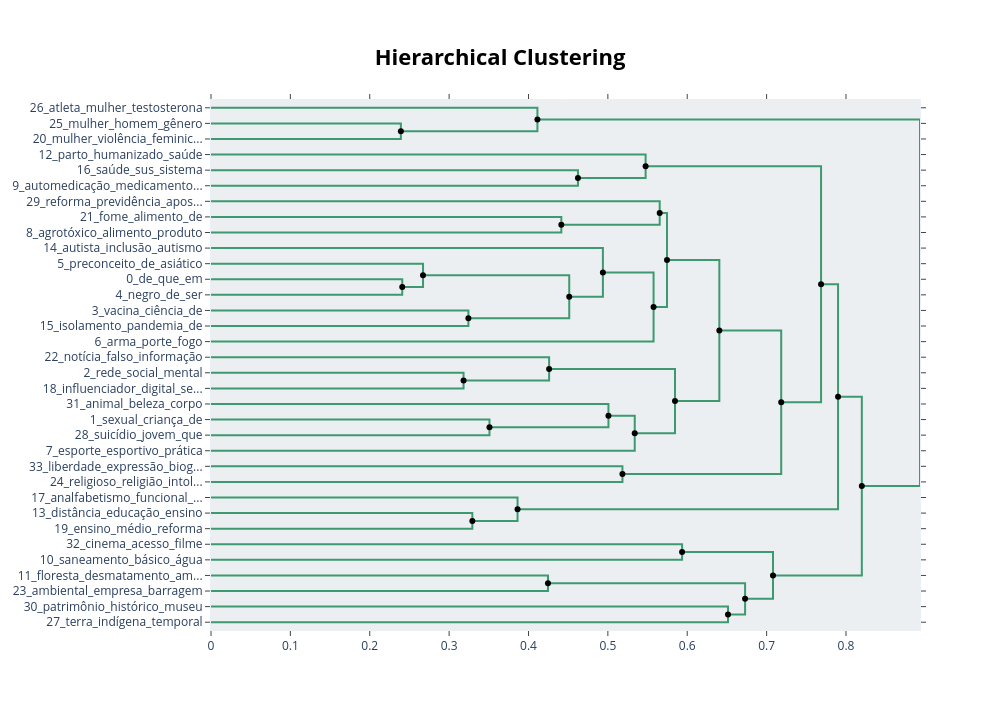

The notebook cell saved with this chart:
### Code cell
topic_model.visualize_hierarchy(hierarchical_topics=hierarchical_topics)

### Figure 1 — Plotly figure (JSON) as saved in the notebook; plotly's stock layout.template omitted (floating-point values rounded to 4 significant figures)
{"data": [{"hoverinfo": "text", "marker": {"color": "rgb(61,153,112)"}, "mode": "lines", "text": ["mulher_homem_gênero_em_ser", "", "", "mulher_violência_feminicídio_ser_estupro"], "type": "scatter", "x": [0.0, 0.2392, 0.2392, 0.0], "xaxis": "x", "y": [-15.0, -15.0, -25.0, -25.0], "yaxis": "y"}, {"hoverinfo": "text", "marker": {"color": "rgb(61,153,112)"}, "mode": "lines", "text": ["atleta_mulher_testosterona_feminino_ser", "", "", "mulher_homem_ser_de_em"], "type": "scatter", "x": [0.0, 0.4112, 0.4112, 0.2392], "xaxis": "x", "y": [-5.0, -5.0, -20.0, -20.0], "yaxis": "y"}, {"hoverinfo": "text", "marker": {"color": "rgb(61,153,112)"}, "mode": "lines", "text": ["saúde_sus_sistema_de_atendimento", "", "", "automedicação_medicamento_médico_remédio_saúde"], "type": "scatter", "x": [0.0, 0.4623, 0.4623, 0.0], "xaxis": "x", "y": [-45.0, -45.0, -55.0, -55.0], "yaxis": "y"}, {"hoverinfo": "text", "marker": {"color": "rgb(61,153,112)"}, "mode": "lines", "text": ["parto_humanizado_saúde_mulher_de", "", "", "saúde_sus_medicamento_automedicação_de"], "type": "scatter", "x": [0.0, 0.5476, 0.5476, 0.4623], "xaxis": "x", "y": [-35.0, -35.0, -50.0, -50.0], "yaxis": "y"}, {"hoverinfo": "text", "marker": {"color": "rgb(61,153,112)"}, "mode": "lines", "text": ["fome_alimento_de_em_desigualdade", "", "", "agrotóxico_alimento_produto_uso_de"], "type": "scatter", "x": [0.0, 0.4414, 0.4414, 0.0], "xaxis": "x", "y": [-75.0, -75.0, -85.0, -85.0], "yaxis": "y"}, {"hoverinfo": "text", "marker": {"color": "rgb(61,153,112)"}, "mode": "lines", "text": ["reforma_previdência_aposentadoria_de_contribuição", "", "", "alimento_fome_de_agrotóxico_em"], "type": "scatter", "x": [0.0, 0.5653, 0.5653, 0.4414], "xaxis": "x", "y": [-65.0, -65.0, -80.0, -80.0], "yaxis": "y"}, {"hoverinfo": "text", "marker": {"color": "rgb(61,153,112)"}, "mode": "lines", "text": ["de_que_em_ser_um", "", "", "negro_de_ser_indígena_em"], "type": "scatter", "x": [0.0, 0.2409, 0.2409, 0.0], "xaxis": "x", "y": [-115.0, -115.0, -125.0, -125.0], "yaxis": "y"}, {"hoverinfo": "text", "marker": {"color": "rgb(61,153,112)"}, "mode": "lines", "text": ["preconceito_de_asiático_ser_em", "", "", "de_ser_que_em_um"], "type": "scatter", "x": [0.0, 0.2671, 0.2671, 0.2409], "xaxis": "x", "y": [-105.0, -105.0, -120.0, -120.0], "yaxis": "y"}, {"hoverinfo": "text", "marker": {"color": "rgb(61,153,112)"}, "mode": "lines", "text": ["vacina_ciência_de_científico_em", "", "", "isolamento_pandemia_de_social_crise"], "type": "scatter", "x": [0.0, 0.3243, 0.3243, 0.0], "xaxis": "x", "y": [-135.0, -135.0, -145.0, -145.0], "yaxis": "y"}, {"hoverinfo": "text", "marker": {"color": "rgb(61,153,112)"}, "mode": "lines", "text": ["de_ser_em_que_um", "", "", "de_vacina_em_ciência_que"], "type": "scatter", "x": [0.2671, 0.4513, 0.4513, 0.3243], "xaxis": "x", "y": [-112.5, -112.5, -140.0, -140.0], "yaxis": "y"}, {"hoverinfo": "text", "marker": {"color": "rgb(61,153,112)"}, "mode": "lines", "text": ["autista_inclusão_autismo_de_transtorno", "", "", "de_em_ser_que_um"], "type": "scatter", "x": [0.0, 0.4938, 0.4938, 0.4513], "xaxis": "x", "y": [-95.0, -95.0, -126.2, -126.2], "yaxis": "y"}, {"hoverinfo": "text", "marker": {"color": "rgb(61,153,112)"}, "mode": "lines", "text": ["de_em_ser_que_um", "", "", "arma_porte_fogo_de_em"], "type": "scatter", "x": [0.4938, 0.5576, 0.5576, 0.0], "xaxis": "x", "y": [-110.6, -110.6, -155.0, -155.0], "yaxis": "y"}, {"hoverinfo": "text", "marker": {"color": "rgb(61,153,112)"}, "mode": "lines", "text": ["de_alimento_fome_em_que", "", "", "de_em_ser_que_um"], "type": "scatter", "x": [0.5653, 0.5745, 0.5745, 0.5576], "xaxis": "x", "y": [-72.5, -72.5, -132.8, -132.8], "yaxis": "y"}, {"hoverinfo": "text", "marker": {"color": "rgb(61,153,112)"}, "mode": "lines", "text": ["rede_social_mental_de_em", "", "", "influenciador_digital_seguidor_de_seu"], "type": "scatter", "x": [0.0, 0.3182, 0.3182, 0.0], "xaxis": "x", "y": [-175.0, -175.0, -185.0, -185.0], "yaxis": "y"}, {"hoverinfo": "text", "marker": {"color": "rgb(61,153,112)"}, "mode": "lines", "text": ["notícia_falso_informação_news_fake", "", "", "rede_de_social_em_que"], "type": "scatter", "x": [0.0, 0.426, 0.426, 0.3182], "xaxis": "x", "y": [-165.0, -165.0, -180.0, -180.0], "yaxis": "y"}, {"hoverinfo": "text", "marker": {"color": "rgb(61,153,112)"}, "mode": "lines", "text": ["sexual_criança_de_gravidez_em", "", "", "suicídio_jovem_que_de_ser"], "type": "scatter", "x": [0.0, 0.3509, 0.3509, 0.0], "xaxis": "x", "y": [-205.0, -205.0, -215.0, -215.0], "yaxis": "y"}, {"hoverinfo": "text", "marker": {"color": "rgb(61,153,112)"}, "mode": "lines", "text": ["animal_beleza_corpo_padrão_ser", "", "", "de_jovem_sexual_criança_ser"], "type": "scatter", "x": [0.0, 0.5007, 0.5007, 0.3509], "xaxis": "x", "y": [-195.0, -195.0, -210.0, -210.0], "yaxis": "y"}, {"hoverinfo": "text", "marker": {"color": "rgb(61,153,112)"}, "mode": "lines", "text": ["de_ser_jovem_que_em", "", "", "esporte_esportivo_prática_de_físico"], "type": "scatter", "x": [0.5007, 0.5339, 0.5339, 0.0], "xaxis": "x", "y": [-202.5, -202.5, -225.0, -225.0], "yaxis": "y"}, {"hoverinfo": "text", "marker": {"color": "rgb(61,153,112)"}, "mode": "lines", "text": ["rede_de_social_em_que", "", "", "de_ser_em_que_um"], "type": "scatter", "x": [0.426, 0.5846, 0.5846, 0.5339], "xaxis": "x", "y": [-172.5, -172.5, -213.8, -213.8], "yaxis": "y"}, {"hoverinfo": "text", "marker": {"color": "rgb(61,153,112)"}, "mode": "lines", "text": ["de_em_que_ser_um", "", "", "de_em_que_ser_um"], "type": "scatter", "x": [0.5745, 0.6405, 0.6405, 0.5846], "xaxis": "x", "y": [-102.7, -102.7, -193.1, -193.1], "yaxis": "y"}, {"hoverinfo": "text", "marker": {"color": "rgb(61,153,112)"}, "mode": "lines", "text": ["liberdade_expressão_biografia_direito_não", "", "", "religioso_religião_intolerância_crença_ser"], "type": "scatter", "x": [0.0, 0.5184, 0.5184, 0.0], "xaxis": "x", "y": [-235.0, -235.0, -245.0, -245.0], "yaxis": "y"}, {"hoverinfo": "text", "marker": {"color": "rgb(61,153,112)"}, "mode": "lines", "text": ["de_em_que_ser_um", "", "", "religioso_religião_intolerância_liberdade_ser"], "type": "scatter", "x": [0.6405, 0.7184, 0.7184, 0.5184], "xaxis": "x", "y": [-147.9, -147.9, -240.0, -240.0], "yaxis": "y"}, {"hoverinfo": "text", "marker": {"color": "rgb(61,153,112)"}, "mode": "lines", "text": ["saúde_parto_de_médico_sus", "", "", "de_em_ser_que_um"], "type": "scatter", "x": [0.5476, 0.7686, 0.7686, 0.7184], "xaxis": "x", "y": [-42.5, -42.5, -193.9, -193.9], "yaxis": "y"}, {"hoverinfo": "text", "marker": {"color": "rgb(61,153,112)"}, "mode": "lines", "text": ["distância_educação_ensino_aluno_acesso", "", "", "ensino_médio_reforma_aluno_educação"], "type": "scatter", "x": [0.0, 0.3292, 0.3292, 0.0], "xaxis": "x", "y": [-265.0, -265.0, -275.0, -275.0], "yaxis": "y"}, {"hoverinfo": "text", "marker": {"color": "rgb(61,153,112)"}, "mode": "lines", "text": ["analfabetismo_funcional_educação_de_leitura", "", "", "ensino_educação_aluno_de_médio"], "type": "scatter", "x": [0.0, 0.3862, 0.3862, 0.3292], "xaxis": "x", "y": [-255.0, -255.0, -270.0, -270.0], "yaxis": "y"}, {"hoverinfo": "text", "marker": {"color": "rgb(61,153,112)"}, "mode": "lines", "text": ["de_em_ser_que_um", "", "", "ensino_educação_aluno_de_em"], "type": "scatter", "x": [0.7686, 0.79, 0.79, 0.3862], "xaxis": "x", "y": [-118.2, -118.2, -262.5, -262.5], "yaxis": "y"}, {"hoverinfo": "text", "marker": {"color": "rgb(61,153,112)"}, "mode": "lines", "text": ["cinema_acesso_filme_de_em", "", "", "saneamento_básico_água_privatização_serviço"], "type": "scatter", "x": [0.0, 0.5935, 0.5935, 0.0], "xaxis": "x", "y": [-285.0, -285.0, -295.0, -295.0], "yaxis": "y"}, {"hoverinfo": "text", "marker": {"color": "rgb(61,153,112)"}, "mode": "lines", "text": ["floresta_desmatamento_amazônia_amazônico_de", "", "", "ambiental_empresa_barragem_de_impacto"], "type": "scatter", "x": [0.0, 0.4246, 0.4246, 0.0], "xaxis": "x", "y": [-305.0, -305.0, -315.0, -315.0], "yaxis": "y"}, {"hoverinfo": "text", "marker": {"color": "rgb(61,153,112)"}, "mode": "lines", "text": ["patrimônio_histórico_museu_história_de", "", "", "terra_indígena_temporal_marco_povo"], "type": "scatter", "x": [0.0, 0.6514, 0.6514, 0.0], "xaxis": "x", "y": [-325.0, -325.0, -335.0, -335.0], "yaxis": "y"}, {"hoverinfo": "text", "marker": {"color": "rgb(61,153,112)"}, "mode": "lines", "text": ["ambiental_floresta_de_desmatamento_amazônia", "", "", "terra_indígena_temporal_marco_de"], "type": "scatter", "x": [0.4246, 0.6729, 0.6729, 0.6514], "xaxis": "x", "y": [-310.0, -310.0, -330.0, -330.0], "yaxis": "y"}, {"hoverinfo": "text", "marker": {"color": "rgb(61,153,112)"}, "mode": "lines", "text": ["saneamento_básico_cinema_água_privatização", "", "", "de_terra_que_em_ser"], "type": "scatter", "x": [0.5935, 0.7081, 0.7081, 0.6729], "xaxis": "x", "y": [-290.0, -290.0, -320.0, -320.0], "yaxis": "y"}, {"hoverinfo": "text", "marker": {"color": "rgb(61,153,112)"}, "mode": "lines", "text": ["de_em_ser_que_um", "", "", "de_em_que_ser_para"], "type": "scatter", "x": [0.79, 0.82, 0.82, 0.7081], "xaxis": "x", "y": [-190.4, -190.4, -305.0, -305.0], "yaxis": "y"}, {"hoverinfo": "text", "marker": {"color": "rgb(61,153,112)"}, "mode": "lines", "text": ["mulher_ser_de_que_homem", "", "", "de_em_ser_que_um"], "type": "scatter", "x": [0.4112, 0.8933, 0.8933, 0.82], "xaxis": "x", "y": [-12.5, -12.5, -247.7, -247.7], "yaxis": "y"}, {"hoverinfo": "text", "hovertext": ["de_ser_em_que_um", "de_em_ser_que_um", "de_alimento_fome_em_que", "de_ser_jovem_que_em", "rede_de_social_em_que", "de_em_que_ser_um", "de_em_que_ser_um", "saúde_parto_de_médico_sus", "de_em_ser_que_um", "ambiental_floresta_de_desmatamento_amazônia", "saneamento_básico_cinema_água_privatização", "de_em_ser_que_um", "mulher_ser_de_que_homem"], "marker": {"color": "black"}, "mode": "markers", "showlegend": false, "type": "scatter", "x": [0.2671, 0.4938, 0.5653, 0.5007, 0.426, 0.5745, 0.6405, 0.5476, 0.7686, 0.4246, 0.5935, 0.79, 0.4112], "y": [-112.5, -110.6, -72.5, -202.5, -172.5, -102.7, -147.9, -42.5, -118.2, -310, -290, -190.4, -12.5]}, {"hoverinfo": "text", "hovertext": ["mulher_homem_ser_de_em", "saúde_sus_medicamento_automedicação_de", "alimento_fome_de_agrotóxico_em", "de_ser_que_em_um", "de_vacina_em_ciência_que", "de_em_ser_que_um", "de_em_ser_que_um", "rede_de_social_em_que", "de_jovem_sexual_criança_ser", "de_ser_em_que_um", "de_em_que_ser_um", "religioso_religião_intolerância_liberdade_ser", "de_em_ser_que_um", "ensino_educação_aluno_de_médio", "ensino_educação_aluno_de_em", "terra_indígena_temporal_marco_de", "de_terra_que_em_ser", "de_em_que_ser_para", "de_em_ser_que_um"], "marker": {"color": "black"}, "mode": "markers", "showlegend": false, "type": "scatter", "x": [0.2392, 0.4623, 0.4414, 0.2409, 0.3243, 0.4513, 0.5576, 0.3182, 0.3509, 0.5339, 0.5846, 0.5184, 0.7184, 0.3292, 0.3862, 0.6514, 0.6729, 0.7081, 0.82], "y": [-20, -50, -80, -120, -140, -126.2, -132.8, -180, -210, -213.8, -193.1, -240, -193.9, -270, -262.5, -330, -320, -305, -247.7]}], "layout": {"autosize": false, "height": 710, "hoverlabel": {"bgcolor": "white", "font": {"family": "Rockwell", "size": 16}}, "hovermode": "closest", "plot_bgcolor": "#ECEFF1", "showlegend": false, "title": {"font": {"color": "Black", "size": 22}, "text": "<b>Hierarchical Clustering</b>", "x": 0.5, "xanchor": "center", "yanchor": "top"}, "width": 1000, "xaxis": {"mirror": "allticks", "rangemode": "tozero", "showgrid": false, "showline": true, "showticklabels": true, "ticks": "outside", "type": "linear", "zeroline": false}, "yaxis": {"mirror": "allticks", "range": [-340, 0], "rangemode": "tozero", "showgrid": false, "showline": true, "showticklabels": true, "tickmode": "array", "ticks": "outside", "ticktext": ["26_atleta_mulher_testosterona", "25_mulher_homem_gênero", "20_mulher_violência_feminic...", "12_parto_humanizado_saúde", "16_saúde_sus_sistema", "9_automedicação_medicamento...", "29_reforma_previdência_apos...", "21_fome_alimento_de", "8_agrotóxico_alimento_produto", "14_autista_inclusão_autismo", "5_preconceito_de_asiático", "0_de_que_em", "4_negro_de_ser", "3_vacina_ciência_de", "15_isolamento_pandemia_de", "6_arma_porte_fogo", "22_notícia_falso_informação", "2_rede_social_mental", "18_influenciador_digital_se...", "31_animal_beleza_corpo", "1_sexual_criança_de", "28_suicídio_jovem_que", "7_esporte_esportivo_prática", "33_liberdade_expressão_biog...", "24_religioso_religião_intol...", "17_analfabetismo_funcional_...", "13_distância_educação_ensino", "19_ensino_médio_reforma", "32_cinema_acesso_filme", "10_saneamento_básico_água", "11_floresta_desmatamento_am...", "23_ambiental_empresa_barragem", "30_patrimônio_histórico_museu", "27_terra_indígena_temporal"], "tickvals": [-5, -15, -25, -35, -45, -55, -65, -75, -85, -95, -105, -115, -125, -135, -145, -155, -165, -175, -185, -195, -205, -215, -225, -235, -245, -255, -265, -275, -285, -295, -305, -315, -325, -335], "type": "linear", "zeroline": false}}}
